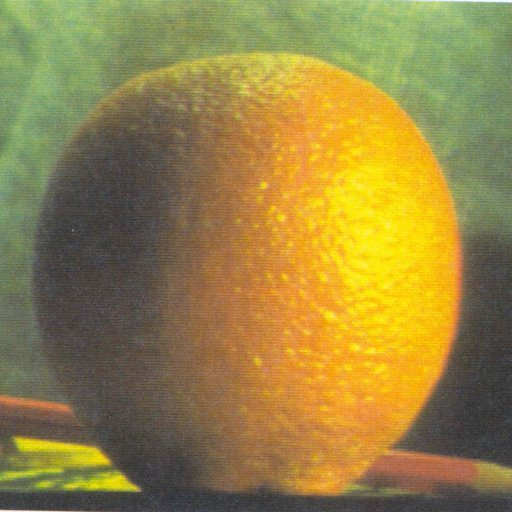
%> input picture 301367366_HandaHuang/orange.jpg, 512 x 512 px; the run also reads 2 pictures not shown here
$ octave a1p2_1.m   (GNU Octave 9; MATLAB toolbox functions it lacks are replaced by stand-ins)
%> lines starting %> are read from the running program, lines starting %| are printed output that depends on the picture

close all
clear
clc

apple=imread("orange.jpg"); %this is actually image2, change image2 of your choice
%> apple is the input picture: size 512x512x3 uint8; mean R, G, B 150.2, 131.8, 69.2

apple1=imresize(apple,[512 512]);

apple1=im2double(apple1);

[width,height,~]=size(apple);
%> width = 512; height = 512


%builds the laplacian pyramid for image1
[scaled1,apple_gaus1,app_lap1,dim1]=pyramids(apple1);
%> in pyramids, `lap=cat(3,r_lap,g_lap,b_lap);`:
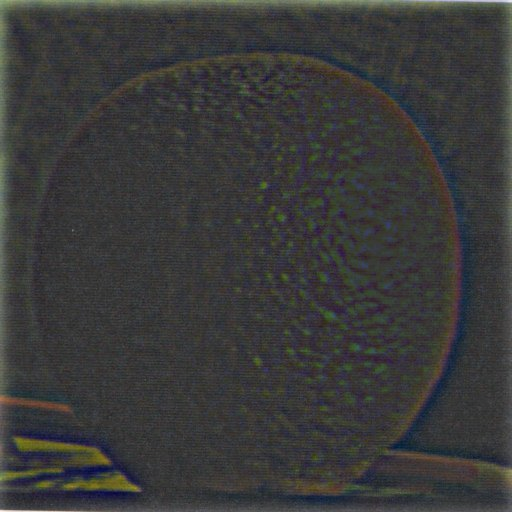
%> lap: size 512x512x3 double; mean R, G, B 0.0102, 0.0113, 0.00859; drawn with min black and max white
%> dim1 = 256
[scaled2,apple_gaus2,app_lap2,dim2]=pyramids(scaled1);
%> in pyramids (call 2), `lap=cat(3,r_lap,g_lap,b_lap);`:
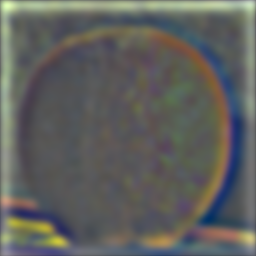
%> lap: size 256x256x3 double; mean R, G, B 0.0165, 0.018, 0.0131; drawn with min black and max white
%> dim2 = 128
[scaled3,apple_gaus3,app_lap3,dim3]=pyramids(scaled2);
%> in pyramids (call 3), `r_gauss=imfilter(image_r,gauseKern);`:
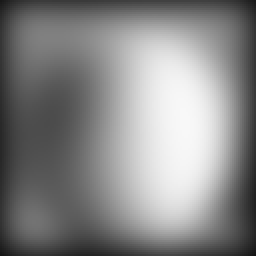
%> r_gauss: size 128x128 double (shown 2 times larger); min 0.0811, max 0.974, mean 0.529
%> in pyramids (call 3), `g_gauss=imfilter(image_g,gauseKern);`:
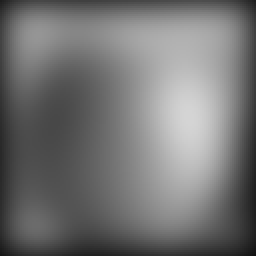
%> g_gauss: size 128x128 double (shown 2 times larger); min 0.0686, max 0.835, mean 0.453
%> in pyramids (call 3), `gaus_combine=cat(3,r_gauss,g_gauss,b_gauss);`:
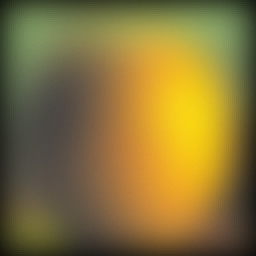
%> gaus_combine: size 128x128x3 double (shown 2 times larger); mean R, G, B 0.529, 0.453, 0.226
%> in downSample (call 3), `g_gauss_scale(2:2:end,:)=[];`:
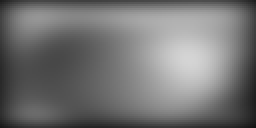
%> g_gauss_scale: size 64x128 double (shown 2 times larger); min 0.0759, max 0.835, mean 0.453
%> in downSample (call 3), `b_gauss_scale(2:2:end,:)=[];`:
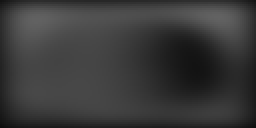
%> b_gauss_scale: size 64x128 double (shown 2 times larger); min 0.0528, max 0.386, mean 0.226
%> dim3 = 64
[scaled4,apple_gaus4,app_lap4,dim4]=pyramids(scaled3);
%> dim4 = 32


recon1=reconLaplacian(scaled4,app_lap4);
recon2=reconLaplacian(recon1,app_lap3);
recon3=reconLaplacian(recon2,app_lap2);
recon4=reconLaplacian(recon3,app_lap1);


orange=imread("apple.jpg"); %this is actually image1, change your image1 here
orange1=imresize(orange,[512,512]);
orange1=im2double(orange1);


[widthO,heightO,~]=size(orange1);
%> widthO = 512; heightO = 512


[scaledO1,orange_gaus1,orange_lap1,dimO1]=pyramids(orange1);
%> dimO1 = 256
[scaledO2,orange_gaus2,orange_lap2,dimO2]=pyramids(scaledO1);
%> dimO2 = 128
[scaledO3,orange_gaus3,orange_lap3,dimO3]=pyramids(scaledO2);
%> dimO3 = 64
[scaledO4,orange_gaus4,orange_lap4,dimO4]=pyramids(scaledO3);
%> dimO4 = 32


reconO1=reconLaplacian(scaledO4,orange_lap4);
reconO2=reconLaplacian(reconO1,orange_lap3);
reconO3=reconLaplacian(reconO2,orange_lap2);
reconO4=reconLaplacian(reconO3,orange_lap1);


mask=imread("mask.jpg"); %mask here, change your mask
mask=im2double(mask);
mask1=onlyGuassian(mask);
mask2=onlyGuassian(mask1);
mask3=onlyGuassian(mask2);
mask4=onlyGuassian(mask3);


scaled4up=imresize(scaled4,2);
scaledO4up=imresize(scaledO4,2);


LC1=blend(scaled4up,scaledO4up,mask3);
LC2=blend(app_lap4,orange_lap4,mask3);
LC3=blend(app_lap3,orange_lap3,mask2);
LC4=blend(app_lap2,orange_lap2,mask1);
mask1up=imresize(mask1,2);
LC5=blend(app_lap1,orange_lap1,mask1up);


[lc1d,lc1dd,~]=size(LC1);
%> lc1d = 64; lc1dd = 64
[lc2d,lc2dd,~]=size(LC2);
%> lc2d = 64; lc2dd = 64


blended1=reconLC(LC1,LC2);

blend1up=imresize(blended1,2);

blended2=reconLC(blend1up,LC3);

blend2up=imresize(blended2,2);

blended3=reconLC(blend2up,LC4);

blend3up=imresize(blended3,2);

blended4=reconLC(blend3up,LC5);


lapList={app_lap1,app_lap2,app_lap3,app_lap4, scaled4up};
%> lapList = 5 items
%montage(lapList); %unconmment this to show laplacian pyramid

LCList={LC1,LC2,LC3,LC4,LC5};
%> LCList = 5 items
%montage(LCList); %uncomment this to show LC pyramid

result={apple1,orange1,mask,blended4};
%> result = 4 items
montage(result);


function [result]=reconLC(imagef,imageLap)
    imageI=imagef;
    r_imageF=imageI(:,:,1)+imageLap(:,:,1);
    g_imageF=imageI(:,:,2)+imageLap(:,:,2);
    b_imageF=imageI(:,:,3)+imageLap(:,:,3);

    result=cat(3,r_imageF,g_imageF,b_imageF);


end


function downScaled=downSample(image)
    r_gauss_scale=image(:,:,1);
    g_gauss_scale=image(:,:,2);
    b_gauss_scale=image(:,:,3);

    r_gauss_scale(2:2:end,:)=[];
    r_gauss_scale(:,2:2:end)=[];

    g_gauss_scale(2:2:end,:)=[];
    g_gauss_scale(:,2:2:end)=[];

    b_gauss_scale(2:2:end,:)=[];
    b_gauss_scale(:,2:2:end)=[];

    downScaled=cat(3,r_gauss_scale,g_gauss_scale,b_gauss_scale);


end


function [scaled,gaussImg,lapImg,dimension]=pyramids(image)

    image_r=image(:,:,1);
    image_g=image(:,:,2);
    image_b=image(:,:,3);


    gauseKern=fspecial('gaussian',41,8);

    r_gauss=imfilter(image_r,gauseKern);
    g_gauss=imfilter(image_g,gauseKern);
    b_gauss=imfilter(image_b,gauseKern);

    gaus_combine=cat(3,r_gauss,g_gauss,b_gauss);

    scaled=downSample(gaus_combine);

    up=imresize(scaled,2);

    r_lap=image_r-up(:,:,1);
    g_lap=image_g-up(:,:,2);
    b_lap=image_b-up(:,:,3);

    lap=cat(3,r_lap,g_lap,b_lap);

    gaussImg=gaus_combine;
    lapImg=lap;

    [x2,y2,~]=size(scaled);


    dimension=x2;

end


function [imageF]=reconLaplacian(imagef,imageLap)
    imageI=imresize(imagef,2);
    r_imageF=imageI(:,:,1)+imageLap(:,:,1);
    g_imageF=imageI(:,:,2)+imageLap(:,:,2);
    b_imageF=imageI(:,:,3)+imageLap(:,:,3);

    imageF=cat(3,r_imageF,g_imageF,b_imageF);


end


function [scaled_mask]=onlyGuassian(image)
    image_r=image(:,:,1);
    image_g=image(:,:,2);
    image_b=image(:,:,3);


    gauseKern=fspecial('gaussian',41,8);

    r_gauss=imfilter(image_r,gauseKern);
    g_gauss=imfilter(image_g,gauseKern);
    b_gauss=imfilter(image_b,gauseKern);

    gaus_combine=cat(3,r_gauss,g_gauss,b_gauss);


    scaled_mask=downSample(gaus_combine);

end


function blended = blend(image1,image2,mask)

    [widthM,heightM,~]=size(mask);

    r_m=mask(:,:,1);
    g_m=mask(:,:,2);
    b_m=mask(:,:,3);

    r_blend=zeros(widthM,heightM);
    g_blend=zeros(widthM,heightM);
    b_blend=zeros(widthM,heightM);

    for i=1:widthM
        for j=1:heightM
            r_blend(i,j)=r_m(i,j)*image1(i,j,1)+(1-r_m(i,j))*image2(i,j,1);
            g_blend(i,j)=g_m(i,j)*image1(i,j,2)+(1-g_m(i,j))*image2(i,j,2);
            b_blend(i,j)=b_m(i,j)*image1(i,j,3)+(1-b_m(i,j))*image2(i,j,3);
        end
    end

    blended=cat(3,r_blend,g_blend,b_blend);

end
